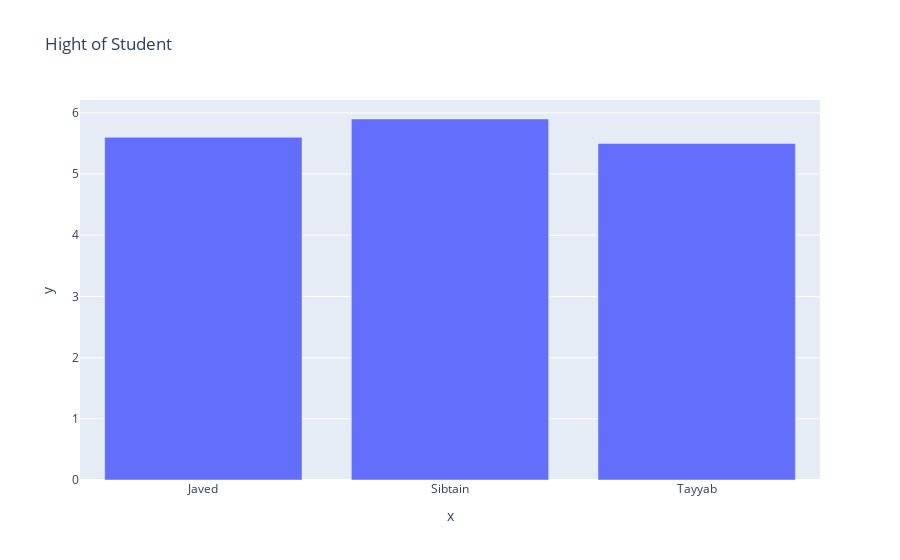

Notebook code for this chart:
### Code cell
names = ['Javed', 'Sibtain', 'Tayyab']
hight = [5.6,5.9,5.5]

# import library
import plotly.express as px

# creat a plot   (bar chart)

fig = px.bar(x=names, y=hight, title='Hight of Student')

# show the fig
fig.show() 
# save the plot in png file
fig.write_image("./output/01_barplot.png")

### Figure 1 — Plotly figure (JSON) as saved in the notebook; plotly's stock layout.template omitted (floating-point values rounded to 4 significant figures)
{"data": [{"alignmentgroup": "True", "hovertemplate": "x=%{x}<br>y=%{y}<extra></extra>", "legendgroup": "", "marker": {"color": "#636efa", "pattern": {"shape": ""}}, "name": "", "offsetgroup": "", "orientation": "v", "showlegend": false, "textposition": "auto", "type": "bar", "x": ["Javed", "Sibtain", "Tayyab"], "xaxis": "x", "y": [5.6, 5.9, 5.5], "yaxis": "y"}], "layout": {"barmode": "relative", "legend": {"tracegroupgap": 0}, "title": {"text": "Hight of Student"}, "xaxis": {"anchor": "y", "domain": [0, 1], "title": {"text": "x"}}, "yaxis": {"anchor": "x", "domain": [0, 1], "title": {"text": "y"}}}}
